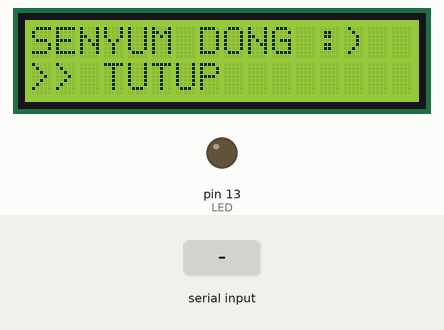
Simulated run of this sketch. Board: Arduino Uno, built with avr-gcc and run on an emulated ATmega328P. Shown: 16×2 character LCD, output pins drawn as LEDs (lit = HIGH). The inputs (shaded band) are chosen by the test bench. What the sketch prints to the serial monitor is not drawn.

Above: at 1.2 s.
1.3 s: "1" received over Serial
At 1.8 s:
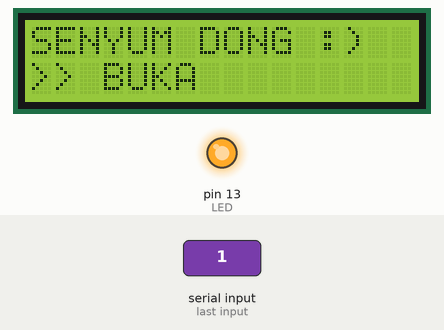
2.9 s: "0" received over Serial
At 4.2 s:
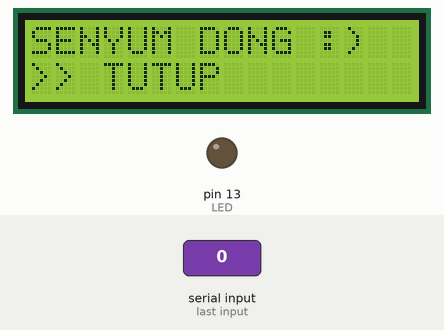
Timing chart, 0 to 5.9 s (numbered marks = the images above; inputs shaded):
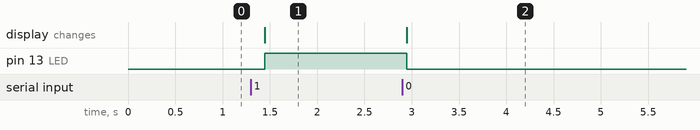

Measured:
- after the input at 1.3 s, pin 13 (LED): LOW → HIGH after 0.15 s; the display: changes after 0.15 s (image 1)
- after the input at 2.9 s, pin 13 (LED): HIGH → LOW after 0.05 s; the display: changes after 0.05 s (image 2)

The sketch:

arduino_facerec.ino
```cpp
// @author : fajarlabs

#include <LiquidCrystal_I2C.h>
#include <TimedAction.h>

LiquidCrystal_I2C lcd(0x27, 16, 2);
unsigned long lastMillis = 0;
int dataSerial = 0;
int LED = 13;
bool lockLCD = false;

void blink() {
  if(dataSerial == '1') {
    if(!lockLCD) {
      clearLCDLine(1);
      lcd.print(">> BUKA");
      digitalWrite(LED, HIGH); // sets the LED on
      lockLCD = !lockLCD;
    }
  } else {
    if(lockLCD){
      clearLCDLine(1);
      lcd.print(">> TUTUP");
      digitalWrite(LED, LOW); // sets the LED on
      lockLCD = !lockLCD;
    }
  }
}

TimedAction timedAction = TimedAction(100,blink);

void setup() {
  lcd.begin();
  Serial.begin(9600);
  pinMode(LED, OUTPUT);
  digitalWrite (LED, LOW);
  Serial.println("Halo, ini adalah pesan dari arduino!");
  lcd.setCursor(0,1);
  lcd.print(">> TUTUP");
  lcd.setCursor(0,0);
  lcd.print("SENYUM DONG :)");
}

void loop() {
   timedAction.check();
  while (Serial.available()) {
    dataSerial = Serial.read();
  }
}

void clearLCDLine(int line){
 for(int n = 0; n < 20; n++) { // 20 indicates symbols in line. For 2x16 LCD write - 16
   lcd.setCursor(n,line);
   lcd.print(" ");
 }
 lcd.setCursor(0,line); // set cursor in the beginning of deleted line
}
```
